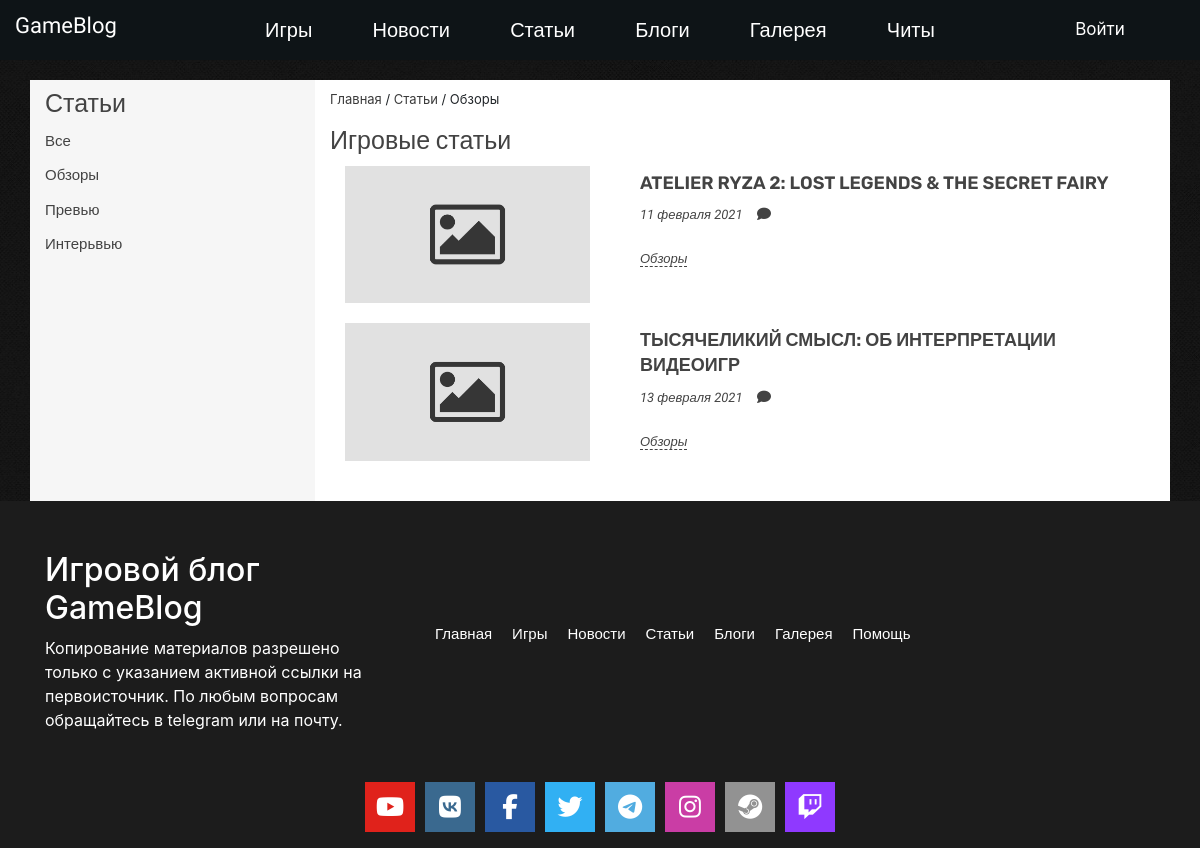
/articles/category/review, run on the app's committed database.
### tables this page shows
CREATE TABLE `category` (
  `id` int(11) NOT NULL,
  `title` varchar(255) NOT NULL,
  `code` varchar(255) NOT NULL,
  `table_name` varchar(255) NOT NULL
);

CREATE TABLE `articles` (
  `id` int(11) NOT NULL,
  `cat_article` int(11) NOT NULL,
  `title` varchar(255) NOT NULL,
  `description` text NOT NULL,
  `author` varchar(50) NOT NULL,
  `date` date NOT NULL,
  `image` varchar(255) NOT NULL,
  `meta_desc` text NOT NULL,
  `meta_keywords` text NOT NULL,
  `showSlider` int(11) NOT NULL DEFAULT '0'
);

### public/index.php (called while the page is built, shortened)
<?php
$qStr = $_SERVER['QUERY_STRING'];
spl_autoload_register(function ($className){
    $className = ROOT .'/'. str_replace('\\', '/', $className) . '.php';
});
Router::dispatch($qStr);

### config/db.php (called while the page is built)
<?php
return [
    'dsn' => 'mysql:host=localhost;dbname=gameblog',
    'user' => 'root',
    'password' => 'root'
];

### app/controllers/ArticlesController.php (called while the page is built, shortened)
<?php
class ArticlesController extends AppController
{
    public function categoryAction()
    {
        $articles = new Article();
        if (isset($this->route['code'])) {
            $arrCategory = $articles->getCategoryByCode($this->route['code']);
            $id = $articles->getIDCategory(clearStr($this->route['code']));
            $arArticlesCat = $articles->getArticlesThisCategory($id);
        }
        else {
            header('Location:/articles');
        }
        $categoryArticles = $articles->getCategory('category', 'articles');
    }
}

### app/models/Article.php (called while the page is built, shortened)
<?php
class Article extends Model
{
    protected $table = 'articles';
    public function getArticlesThisCategory($id)
    {
        $sql = "SELECT A.id AS a_id, A.title, A.date, A.image, CAT.title AS cat_title FROM {$this->table} AS A JOIN category AS CAT ON CAT.id = A.cat_article WHERE CAT.id = ? ORDER BY A.id DESC";
        return $this->db->query($sql, [$id]);
    }
}

### app/views/Articles/category.php (the view, shortened to what this page needs)
<div class="container">
    <div class="row main-content-news">
        <div class="col-xs-12 col-sm-12 col-md-3 col-lg-3 sidebar">
            <span class="sidebar-title">Статьи</span>
            <div class="category-news">
                <ul class="category-news-list">
                    <li class="category-news_item"><a href="/articles">Все</a></li>
                    <? foreach ($arrCategory as $category): ?>
                        <li class="category-news_item"><a href="/articles/category/<?=$category['code']?>" class="active"><?=$category['title']?></a></li>
                    <? endforeach; ?>
                </ul>
            </div>
        </div>
        <div class="col-xs-12 col-sm-12 col-md-9 col-lg-9 article-news-content">
            <div class="block-breadcrumbs">
                <p class="wrapper_p"><a href="/">Главная</a> / <a href="/articles">Статьи</a> / <?=$breadcrumb;?></p>
            </div>
            <div class="article-news-title">
                <h1>Игровые статьи</h1>
            </div>
            <div class="article-news">
                <? if (!empty($articles)): ?>
                    <? foreach ($articles as $article): ?>
                        <div class="col-12 article-new">
                            <div class="row">
                                <div class="col-4">
                                    <a href="/articles/detail/<?=$article['a_id']?>">
                                        <? if(file_exists($_SERVER['DOCUMENT_ROOT'].'/public/images/upload_file/'.$article['image'])): ?>
                                            <img src="/public/images/upload_file/<?=$article['image']?>" class="article-new__img" alt="<?=$article['image']?>">
                                        <? else: ?>
                                            <img src="/public/images/photo/no-image.jpg" class="article-new__img" alt="<?=$article['image']?>">
                                        <? endif; ?>
                                    </a>
                                </div>
                                <div class="col-8">
                                    <div class="article__new">
                                        <div class="article-new__name">
                                            <a href="/articles/detail/<?=$article['a_id']?>"><?=$article['title']?></a>
                                        </div>
                                        <div class="article-new__info">
                                            <span class="article-new__info--date"><?=$article['date']?></span>
                                            <span class="article-new__info--comment"><i class="fa fa-comment-o" aria-hidden="true"></i><?=$article['comments']?></span>
                                        </div>
                                        <div class="article-new__tags">
                                            <span><?=$article['cat_title']?></span>
                                        </div>
                                    </div>
                                </div>
                            </div>
                        </div>
                    <? endforeach; ?>
                <? else: ?>
                <? endif; ?>
            </div>
        </div>
    </div>
</div>

### public/css/style.css (style rules this page uses)
* { -webkit-box-sizing: border-box; box-sizing: border-box; }
.blog_container { background: #171717 url(../images/bg.jpg) repeat top center; }
.main-content-news { margin-top: 20px; background: #fff; }
.sidebar { background: #f6f6f6; }
.sidebar .sidebar-title { display: block; margin-top: 5px; font-family: "Rubik", sans-serif; font-size: 25px; font-weight: 400; color: #434343; }
.sidebar .category-news-list { list-style: none; padding: 0; }
.sidebar .category-news-list .category-news_item { padding-top: 5px; padding-bottom: 5px; }
.sidebar .category-news-list .category-news_item a { font-family: "Roboto", sans-serif; font-size: 15px; font-weight: 500; color: #434343; position: relative; }
.sidebar .category-news-list .category-news_item a::before { content: ""; position: absolute; height: 2px; width: 100%; background: #006495; bottom: 0; margin-bottom: -2px; background: #006495; opacity: 0; -webkit-transition: 0.5s ease; transition: 0.5s ease; }
.article-news-content { background: #fff; }
.article-news-content .block-breadcrumbs { margin-top: 10px; margin-bottom: 10px; }
.article-news-content .block-breadcrumbs .wrapper_p { font-size: 13px; }
.article-news-content .block-breadcrumbs .wrapper_p a { color: #3b3b3b; }
.article-news-content .article-news-title h1 { font-size: 25px; font-family: "Rubik", sans-serif; color: #434343; }
.article-news-content .article-news { padding-bottom: 30px; }
.article-news-content .article-news .article-new { padding-bottom: 10px; margin-top: 10px; }
.article-news-content .article-news .article-new__img { width: 100%; }
.article-news-content .article-news .article-new__name { margin-top: 5px; margin-bottom: 5px; padding-left: 20px; }
.article-news-content .article-news .article-new__name a { color: #434343; font-family: "Rubik", sans-serif; font-size: 18px; line-height: 1.4; font-weight: 600; }
.article-news-content .article-news .article-new__info { padding-left: 20px; }
.article-news-content .article-news .article-new__info--date { color: #434343; font-size: 13px; font-family: "Roboto", sans-serif; font-weight: 400; font-style: italic; }
.article-news-content .article-news .article-new__info--comment { margin-left: 10px; color: #434343; font-size: 13px; font-family: "Roboto", sans-serif; font-weight: 400; font-style: italic; }
.article-news-content .article-news .article-new__info--comment .fa-comment-o { font-size: 14px; margin-right: 5px; font-weight: bold; }
.article-news-content .article-news .article-new__tags { padding-left: 20px; margin-top: 20px; }
.article-news-content .article-news .article-new__tags span { font-size: 13px; font-family: "Roboto", sans-serif; font-weight: 400; font-style: italic; color: #434343; border-bottom: 1px dashed; }

### data on the page
category: title "Обзоры"
category: title "Превью"
category: title "Интерьвью"
articles: title "ATELIER RYZA 2: LOST LEGENDS & THE SECRET FAIRY", date "11 февраля 2021", category.title "Обзоры"
articles: title "ТЫСЯЧЕЛИКИЙ СМЫСЛ: ОБ ИНТЕРПРЕТАЦИИ ВИДЕОИГР", date "13 февраля 2021", category.title "Обзоры"

### other printed values
$breadcrumb "Обзоры"
